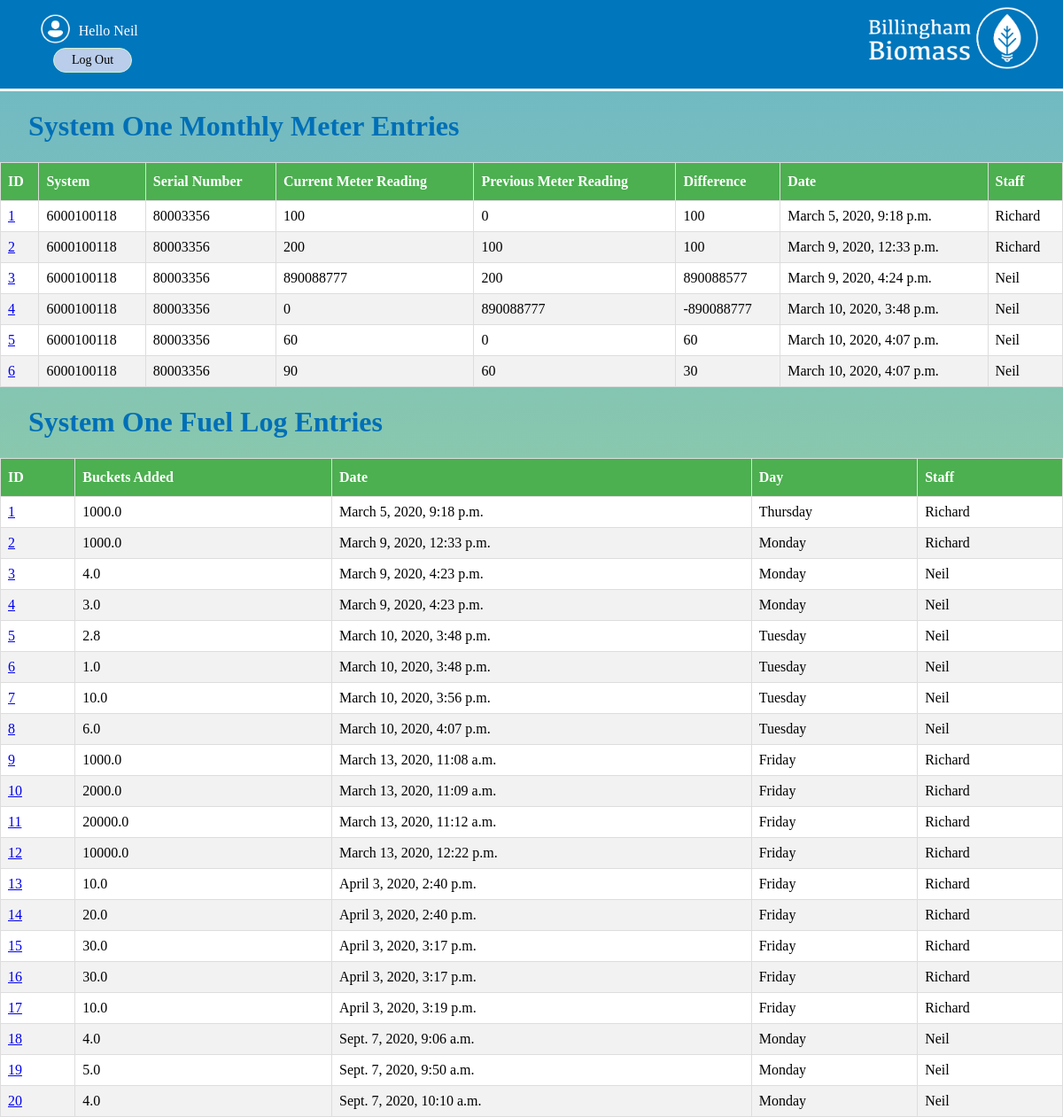
Before: /systems/systemone (signed in) with the older database file.
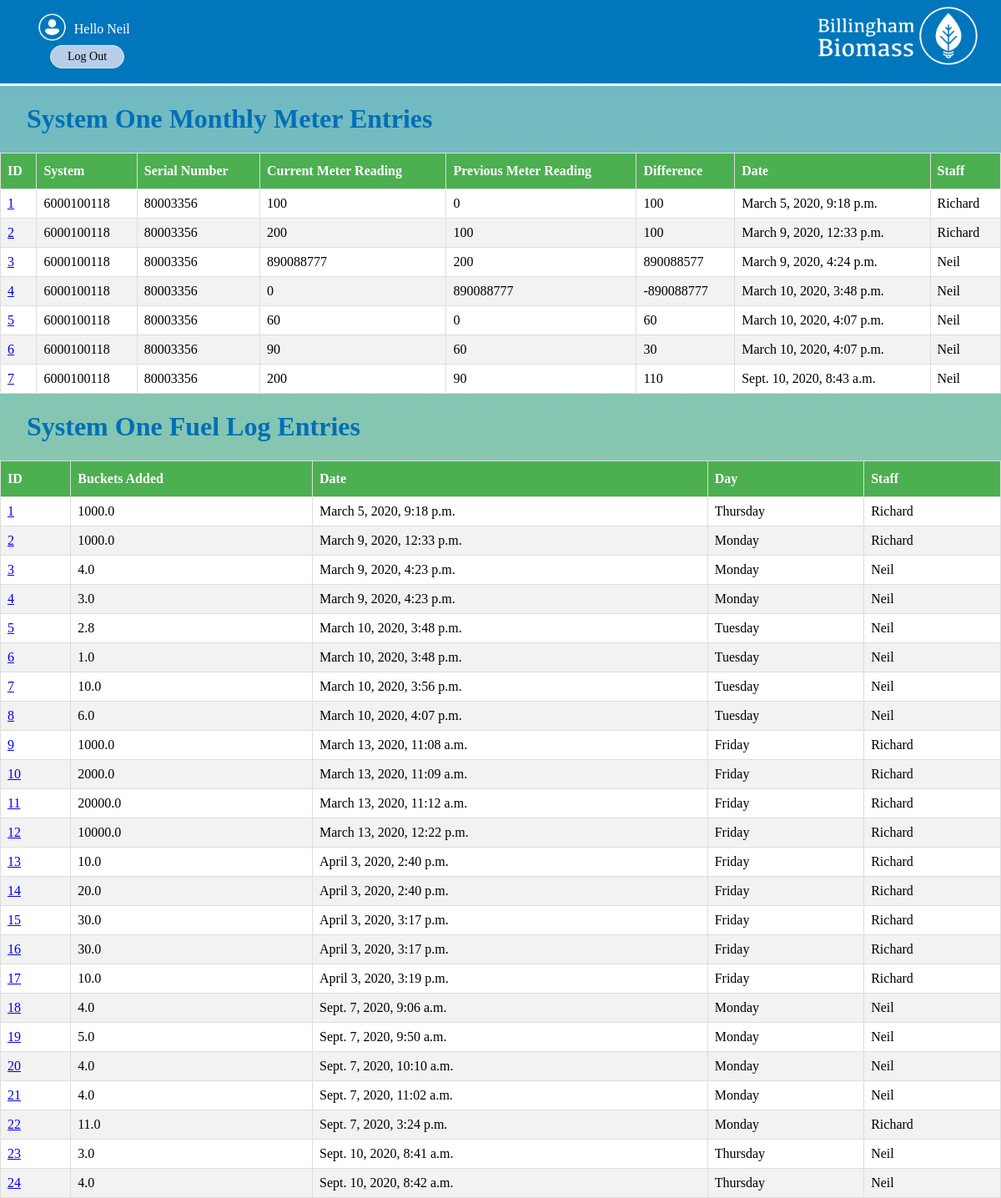
After: the same page with the newer database file.
### systems/models.py (models this page shows, shortened)
class monthlyMeterSystemOneMod(models.Model):
    system = models.CharField(max_length=50,default='6000100118')
    serial_number = models.CharField(max_length=50,default='80003356')
    current_meter_reading = models.IntegerField(default=0)
    previous_meter_reading = models.IntegerField(default=0)
    difference = models.IntegerField(null=True)
    notes = models.TextField(blank=True)
    date = models.DateTimeField(auto_now_add = True)
    day = models.DateField(auto_now_add = True)
    staff = models.ForeignKey(User,on_delete=models.CASCADE)

class FuelLogSystemOneMod(models.Model):
    products = tuple(productsMod.objects.values_list('id', 'product_type'))
    buckets_added = models.FloatField()
    date = models.DateTimeField(auto_now_add = True)
    day = models.DateField(auto_now_add = True)
    staff = models.ForeignKey(User,on_delete=models.CASCADE)
    thumb = models.ImageField(blank=True,null=True)
    product = models.IntegerField(choices=products,default=0)

### systems/views.py (the view)
# urls.py: path('systemone',views.systemOne, name='systemone'),
@login_required(login_url="/accounts/login/")
def systemOne(request):
    entriesMonth = monthlyMeterSystemOneMod.objects.all().order_by('date')
    entriesFuel = FuelLogSystemOneMod.objects.all().order_by('date')
    return render(request,'systems/systemone.html',{'entriesMonth':entriesMonth,'entriesFuel':entriesFuel})

### systems/templates/systems/systemone.html
{% extends 'base_layout.html' %}
{% block content %}
<div class="monthly">
  <h1>System One Monthly Meter Entries</h1>
  <table>
    <thead>
    <th>ID</th>
    <th>System</th>
    <th>Serial Number</th>
    <th>Current Meter Reading</th>
    <th>Previous Meter Reading</th>
    <th>Difference</th>
    <th>Date</th>
    <th>Staff</th>
    </thead>
    <tbody>
  {% for entryMonth in entriesMonth %}
  <tr>
      <td><a href="{% url 'systems:idmonthlysystemone' id=entryMonth.id%}">{{entryMonth.id}}</a></td>
      <td>{{entryMonth.system}}</td>
      <td>{{entryMonth.serial_number}}</td>
      <td>{{entryMonth.current_meter_reading}}</td>
      <td>{{entryMonth.previous_meter_reading}}</td>
      <td>{{entryMonth.difference}}</td>
      <td>{{entryMonth.date}}</td>
      <td>{{entryMonth.staff}}</td>
      </tr>
    {% endfor %}
      </tbody>
    </table>
</div>
<div class="fuelLog">
  <h1>System One Fuel Log Entries</h1>
  <table>
    <thead>
    <th>ID</th>
    <th>Buckets Added</th>
    <th>Date</th>
    <th>Day</th>
    <th>Staff</th>
    </thead>
    <tbody>
  {% for entryFuel in entriesFuel %}
  <tr>
      <td><a href="{% url 'systems:idfuellogsystemone' id=entryFuel.id%}">{{entryFuel.id}}</a></td>
      <td>{{entryFuel.buckets_added}}</td>
      <td>{{entryFuel.date}}</td>
      <td>{{entryFuel.day|date:"l"}}</td>
      <td>{{entryFuel.staff}}</td>
      </tr>
    {% endfor %}
    </tbody>
</div>
{% endblock %}

### templates/base_layout.html (shortened to what this page needs)
{% load static from staticfiles %}
<!DOCTYPE html>
<html lang="en" dir="ltr">
  <head>
    <link rel="stylesheet" href="{% static 'styles.css'%}">
  </head>
  <body>
    <div class="head">
      <a href="{% url 'home' %}" ><img src="{% static 'Biomass.png' %}" class="logo" alt="Biomass-Logo" ></img></a>
    <nav class="navigation">
      <ul>
        {% if user.is_authenticated %}
        <li>
          <form class="logout-link" action="{% url 'accounts:logout' %}" method="post">
            <img class="loginimages" onclick="openNav()" src="{%static 'User.png'%}" alt="user-img">
            Hello {{user}} <button type="submit"> Log Out </button>
          </form>
        </li>
        {% endif %}
      </ul>
    </nav>
</div>
    <div class="wrapper">
      {% block content %}
      {% endblock %}
    </div>
  </body>
</html>

### assets/styles.css (style rules this page uses)
* { font-family:"Kefa"; }
html { -webkit-tap-highlight-color:transparent; }
.head { background:rgb(0,118,188); height:100px; margin-top:-1em; border-bottom:3px solid white; }
.loginimages { height:2.5em; transform:translateY(30%); cursor:pointer; }
.monthly table , .fuelLog table { font-family: "Kefa"; border-collapse: collapse; width: 100%; background-color:white; }
.monthly td,th, .fuelLog td,th { border: 1px solid #ddd; padding: 8px; }
.monthly tr:nth-child(even), .fuelLog tr:nth-child(even) { background-color: #f2f2f2; }
.monthly th ,.fuelLog th { padding-top: 12px; padding-bottom: 12px; text-align: left; background-color: #4CAF50; color: white; }
@media only screen and (min-width: 751px) { .logo { position:block; z-index:2; float:right; top:0.5em; width:250px; height:auto; } }
@media only screen and (min-width: 751px) { .navigation li { position:block; z-index:1; float:left; list-style-type:none; bottom:3em; padding:0 2em 0 0; color:white; font-size:16px; } }
.navigation li button { border-radius:40px; color:white; padding: 5px 20px; text-align: center; text-decoration: none; display: block; font-size: 14px; margin: 10px 20px; transition-duration: 0.4s; cursor: pointer; }
.navigation li button { background-color:#bacdea; color: black; border: 1px solid #cff1d1; }
body { background:rgba(200,255,200,0.7) }
h1 { font-family: "Kefa"; color:#006fb7; margin-left:1em; }
html { height: 100%; }
body { background-image: linear-gradient(rgba(0, 111, 183, 0.5), rgba(142, 195, 60, 0.5)); height: 100%; margin: 0; background-repeat: no-repeat; background-attachment: fixed; }

Changed rows visible on the page:
added monthlyMeterSystemOneMod: id "7", system "6000100118", serial_number "80003356", current_meter_reading "200", previous_meter_reading "90", difference "110", date "Sept. 10, 2020, 8:43 a.m.", staff "Neil"
added FuelLogSystemOneMod: id "21", buckets_added "4.0", date "Sept. 7, 2020, 11:02 a.m.", day "Monday", staff "Neil"
added FuelLogSystemOneMod: id "22", buckets_added "11.0", date "Sept. 7, 2020, 3:24 p.m.", day "Monday", staff "Richard"
added FuelLogSystemOneMod: id "23", buckets_added "3.0", date "Sept. 10, 2020, 8:41 a.m.", day "Thursday", staff "Neil"
added FuelLogSystemOneMod: id "24", buckets_added "4.0", date "Sept. 10, 2020, 8:42 a.m.", day "Thursday", staff "Neil"
